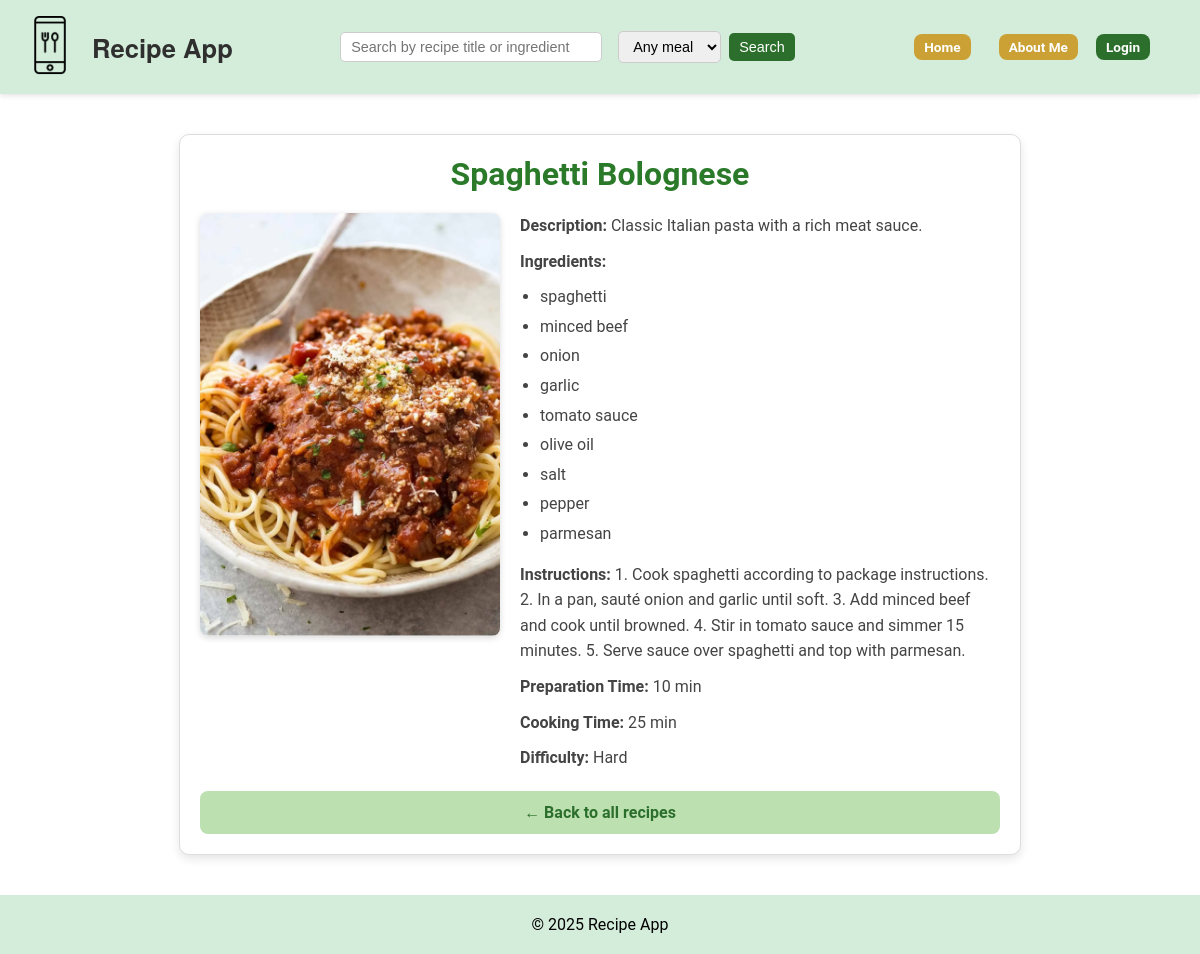
Page /recipes/1/ on the committed database.
### recipes/models.py (models this page shows, shortened)
class Recipe(models.Model):
    MEAL_TYPE_CHOICES = [
        ("breakfast", "Breakfast"),
        ("lunch", "Lunch"),
        ("dinner", "Dinner"),
        ("snack", "Snack"),
        ("drink", "Drink"),
        ("dessert", "Dessert"),
    ]
    name = models.CharField(max_length=50)
    description = models.TextField(
        blank=True,
        help_text="Short description of the recipe"
    )
    instructions = models.TextField(
        blank=True,
        help_text="Step-by-step cooking instructions"
    )
    ingredients = models.TextField(
        help_text="Comma-separated list of ingredients"
    )
    prep_time = models.PositiveIntegerField(
        help_text="Preparation time in minutes",
        default=5
    )
    cooking_time = models.PositiveIntegerField(
        help_text="Cooking time in minutes"
    )
    difficulty = models.CharField(
        max_length=20,
        blank=True,
        help_text="Automatically calculated when saving"
    )
    meal_type = models.CharField(
        max_length=20,
        choices=MEAL_TYPE_CHOICES,
        default="dinner"
    )
    pic = models.ImageField(
        upload_to="recipes",          # stored in MEDIA_ROOT/recipes/
        default="no_picture.jpg"
    )
    created_by = models.ForeignKey(
        User,
        on_delete=models.CASCADE,
        null=True,      # allows NULL for legacy rows
        blank=True,     # allows blank in forms
        related_name="recipes_created"
    )

### recipes/views.py (the view)
# urls.py: path("<int:pk>/", RecipeDetailView.as_view(), name="recipe_detail"),
class RecipeDetailView(DetailView):
    model = Recipe
    template_name = "recipes/details.html"
    context_object_name = "recipe"
    def get_context_data(self, **kwargs):
        context = super().get_context_data(**kwargs)
        recipe = context["recipe"]
        if recipe.ingredients:
            context["ingredients_list"] = [i.strip() for i in recipe.ingredients.split(",")]
        else:
            context["ingredients_list"] = []
        return context

### recipes/templates/recipes/details.html
{% extends "base.html" %}
{% load static %}
{% block content %}
<div class="recipe-detail-card" role="main" aria-labelledby="recipe-title">
    <h1 id="recipe-title">{{ recipe.name }}</h1>
    <div class="recipe-detail-content">
        {% if recipe.pic %}
        <img src="{{ recipe.pic.url }}" alt="Image of {{ recipe.name }}" class="recipe-detail-image">
        {% endif %}
        <div class="recipe-detail-info">
            {% if recipe.description %}
            <p><strong>Description:</strong> {{ recipe.description }}</p>
            {% endif %}
            {% if recipe.ingredients %}
            <p><strong>Ingredients:</strong></p>
            <ul class="ingredients-list">
                {% for item in ingredients_list %}
                <li>{{ item }}</li>
                {% endfor %}
            </ul>
            {% endif %}
            {% if recipe.instructions %}
            <p><strong>Instructions:</strong> {{ recipe.instructions }}</p>
            {% endif %}
            <p><strong>Preparation Time:</strong> {{ recipe.prep_time }} min</p>
            <p><strong>Cooking Time:</strong> {{ recipe.cooking_time }} min</p>
            <p><strong>Difficulty:</strong> {{ recipe.difficulty }}</p>
        </div>
    </div>
    <a href="{% url 'recipes:recipe_list' %}" class="btn btn-back" aria-label="Back to all recipes">← Back to all
        recipes</a>
</div>
{% endblock %}

### recipes/static/recipes/css/styles.css (style rules this page uses)
body, h1, h2, h3, p, a { font-family: 'Roboto', sans-serif; margin: 0; padding: 0; }
a { text-decoration: none; color: #2c6f2c; font-weight: bold; }
.recipe-detail-card { max-width: 800px; margin: 40px auto; padding: 20px; background: #fff; border: 1px solid #ddd; border-radius: 10px; box-shadow: 0 4px 10px rgba(0,0,0,0.1); }
.recipe-detail-card h1 { font-size: 2rem; margin-bottom: 20px; color: #2a7a2a; text-align: center; }
.recipe-detail-content { display: flex; flex-wrap: wrap; gap: 20px; align-items: flex-start; }
.recipe-detail-image { max-width: 300px; border-radius: 8px; box-shadow: 0 2px 6px rgba(0,0,0,0.15); }
.recipe-detail-info { flex: 1; font-size: 1rem; color: #444; line-height: 1.6; }
.recipe-detail-info p { margin-bottom: 10px; }
.recipe-detail-info ul.ingredients-list { list-style-type: disc; margin: 5px 0 15px 20px; padding-left: 0; }
.recipe-detail-info ul.ingredients-list li { margin-bottom: 4px; }
.btn { display: inline-flex; align-items: center; justify-content: center; padding: 10px 18px; height: auto; border-radius: 8px; font-weight: bold; font-size: 1rem; text-decoration: none; border: none; cursor: pointer; transition: background-color 0.2s ease, transform 0.1s ease; }
.btn-back { width: 100%; padding: 12px; font-size: 1rem; display: inline-flex; align-items: center; justify-content: center; text-align: center; box-sizing: border-box; margin-top: 10px; background-color: #bce0b0; }

### rows in the picture
Recipe: name "Spaghetti Bolognese", pic (picture), description "Classic Italian pasta with a rich meat sauce.", instructions "1. Cook spaghetti according to package instructions. 2. In a pan, sauté onion and garlic until soft. 3. Add minced beef and cook until browned. 4. Stir in tomato sauce and simmer 15 minutes. 5. Serve sauce over spaghetti and top with parmesan.", prep_time "10", cooking_time "25", difficulty "Hard"

### other values in the picture
{{ item }} "spaghetti" "minced beef" "onion" "garlic" "tomato sauce" "olive oil" "salt" "pepper" "parmesan"
